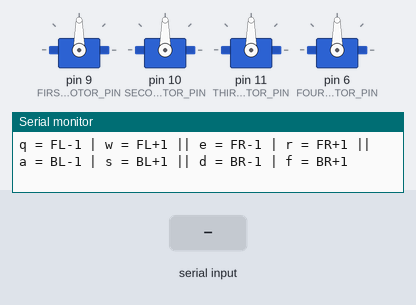
Bench run of a sketch on a simulated Arduino Uno, built with avr-gcc and run on an emulated ATmega328P. On the bench: 4 × servo, the last lines printed to the serial monitor. The test bench sets the inputs (shaded band).

Above: at 0.1 s.
At 1.3 s:
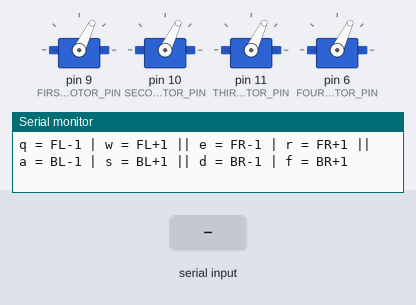
1.4 s: "k" received over Serial
At 1.7 s:
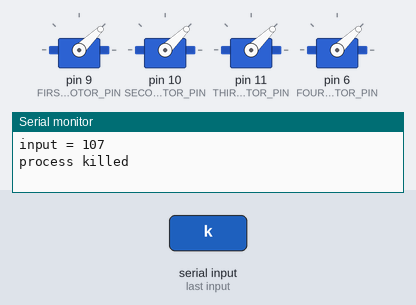
2.9 s: byte 49 (49) received over Serial
Timing chart, 0 to 5.9 s (numbered marks = the images above; inputs shaded):
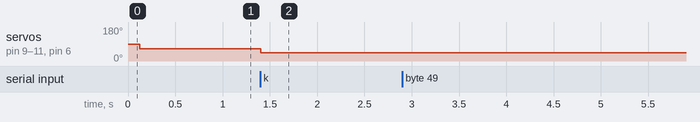

Measured:
- after the input at 1.4 s, servo on pin 9 (FIRST_MOTOR_PIN), servo on pin 10 (SECOUND_MOTOR_PIN), servo on pin 11 (THIRD_MOTOR_PIN), servo on pin 6 (FOURTH_MOTOR_PIN): 64° → 44° at once

The sketch:

Serial_Test.ino.ino
```cpp
#include <Servo.h>

#define FIRST_MOTOR_PIN 9  //Back Right         //define the pins the motors are on
#define SECOUND_MOTOR_PIN 10 //Front Right
#define THIRD_MOTOR_PIN 11  //Back Left
#define FOURTH_MOTOR_PIN 6  //Front Left

Servo motorFL;   //say there are 4 motors
Servo motorFR;
Servo motorBL;
Servo motorBR;
int input = 0;      //variables for speed and serial input
int spdFL = 1200;     //defualt speed to start the program
int spdFR = 1200;
int spdBL = 1200;
int spdBR = 1200;

void setup() {
  // put your setup code here, to run once:
  Serial.begin(9600);                   //start serial
  motorBR.attach(FIRST_MOTOR_PIN);       //attach the motors to the pins
  motorFR.attach(SECOUND_MOTOR_PIN);
  motorBL.attach(THIRD_MOTOR_PIN);
  motorFL.attach(FOURTH_MOTOR_PIN);
  Serial.println("Program Starting");
  Serial.println("1 = -10 | 2 = -5 | 3 = -1 | 4 = +1 | 5 = +5 | 6 = +10 | k = kill process");      //input usage prompt
  Serial.println("q = FL-1 | w = FL+1 || e = FR-1 | r = FR+1 || a = BL-1 | s = BL+1 || d = BR-1 | f = BR+1");
}

void loop() {
  if(input == 0)
  {
  motorFL.writeMicroseconds(spdFL);    //start the motors at spd
  motorFR.writeMicroseconds(spdFR);
  motorBL.writeMicroseconds(spdBL);
  motorBR.writeMicroseconds(spdBR);
  }

  if(Serial.available() > 0)      //read from serial
  {
    input = Serial.read();      //store the serial input into input
    Serial.print("input = ");   //display the value read
    Serial.print(input);
    Serial.println("");
  }
  if(input == 49)       //the value of 1
  {
    spdFL = spdFL - 10;
    spdFR = spdFR - 10;
    spdBL = spdBL - 10;
    spdBR = spdBR - 10;
  }
  else if(input == 50)        //the value of 2
  {
    spdFL = spdFL - 5;
    spdFR = spdFR - 5;
    spdBL = spdBL - 5;
    spdBR = spdBR - 5;
  }
  else if(input == 51)        //the value of 3
  {
    spdFL = spdFL - 1;
    spdFR = spdFR - 1;
    spdBL = spdBL - 1;
    spdBR = spdBR - 1;
  }
  else if(input == 52)      //the value of 4
  {
    spdFL = spdFL + 1;
    spdFR = spdFR + 1;
    spdBL = spdBL + 1;
    spdBR = spdBR + 1;
  }
  else if(input == 53)      //the value of 5
  {
    spdFL = spdFL + 5;
    spdFR = spdFR + 5;
    spdBL = spdBL + 5;
    spdBR = spdBR + 5;
  }
  else if (input == 54)     //the value of 6
  {
    spdFL = spdFL + 10;
    spdFR = spdFR + 10;
    spdBL = spdBL + 10;
    spdBR = spdBR + 10;
  }
  else if (input == 'q') // FL - 1
    spdFL--;
  else if (input == 'w') //FL + 1
    spdFL++;
  else if (input == 'e') //FR - 1
    spdFR--;
  else if (input == 'r') //FR + 1
    spdFR++;
  else if (input == 'a')  //BL - 1
    spdBL--;
  else if (input == 's')  //BL + 1
    spdBL++;
  else if (input == 'd')  //BR - 1
    spdBR--;
  else if (input == 'f') //BR + 1
    spdBR++;
  else if(input == 'k')     //if k is sent
  {
     Serial.println("");
     Serial.print("process killed");
     motorFL.writeMicroseconds(1000);      //slow the motors down
     motorFR.writeMicroseconds(1000);
     motorBL.writeMicroseconds(1000);
     motorBR.writeMicroseconds(1000);
     delay(1000);                           //wait for the motor to slow down
     motorFL.detach();                 //detach the motors to stop from turing on again
     motorFR.detach();
     motorBL.detach();
     motorBR.detach();
  }
  if(input != 0)      //if input was given
  {
    if(input != 'k')    //if the input was not kill
    {
      Serial.print("Speed FL = ");       //display the speed
      Serial.print(spdFL);
      Serial.print(" | FR = ");
      Serial.print(spdFR);
      Serial.print(" | BL = ");
      Serial.print(spdBL);
      Serial.print(" | BR = ");
      Serial.println(spdBR);
      Serial.println("");
    }
    input = 0;                          //re initalize the input
  }

}
```
